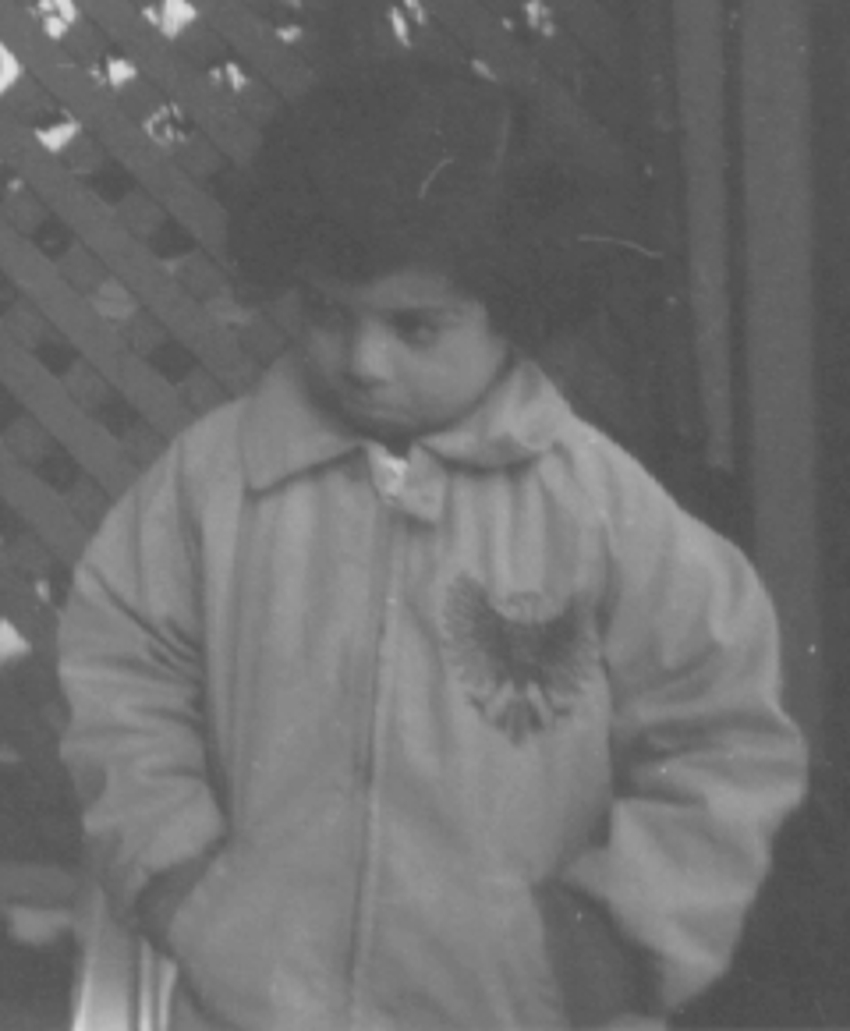
#> input picture CCF 394 - PDI/Aula 2/Questão 1/menina.jpg, 850 x 1031 px
$ python menina.py
#> lines starting #> are read from the running program, lines starting #| are printed output that depends on the picture
import cv2
import matplotlib.pyplot as plt

#transformar em cinza e depois equalizar
menina = cv2.imread('menina.jpg')
#> menina is the input picture: shape (1031, 850, 3); min 74, max 225, mean 110.3
meninaCinza = cv2.cvtColor(menina, cv2.COLOR_BGR2GRAY)

meninaEqualizada = cv2.equalizeHist(meninaCinza) #histogramas
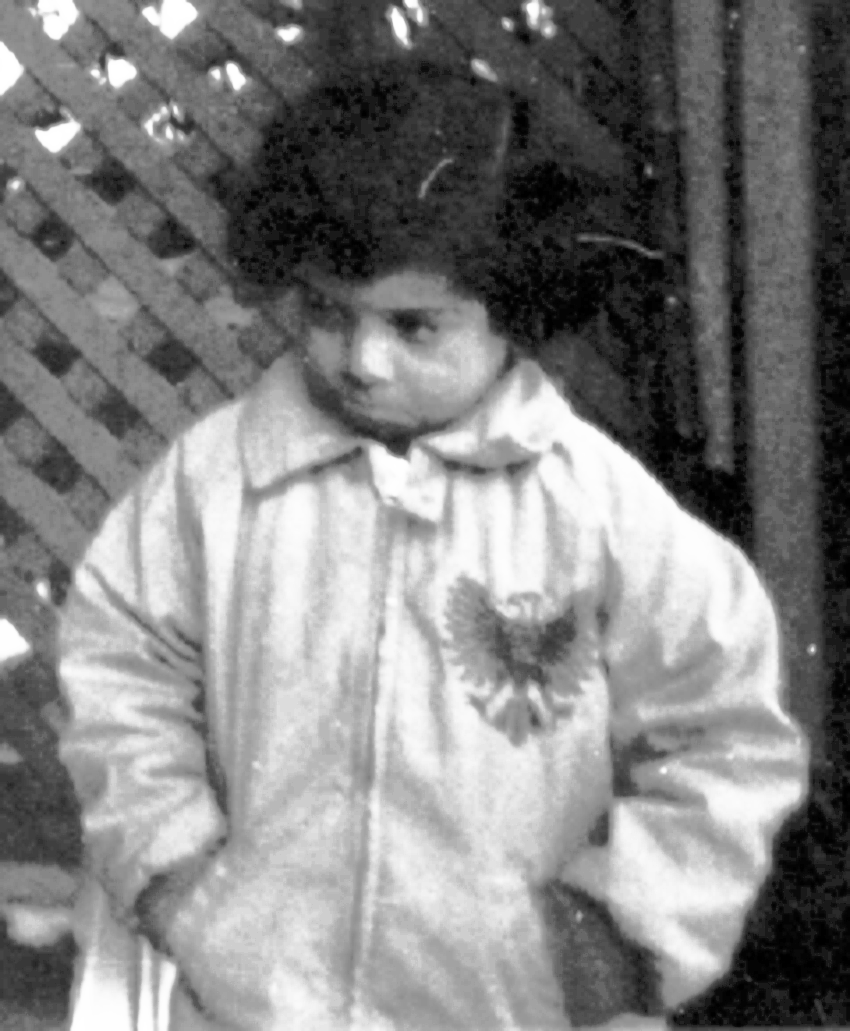
#> meninaEqualizada: shape (1031, 850); min 0, max 255, mean 129.6

#preparar histogramas
plt.hist(meninaCinza.ravel(), 256, [0, 256])
plt.hist(meninaEqualizada.ravel(), 256, [0, 256])
plt.show()
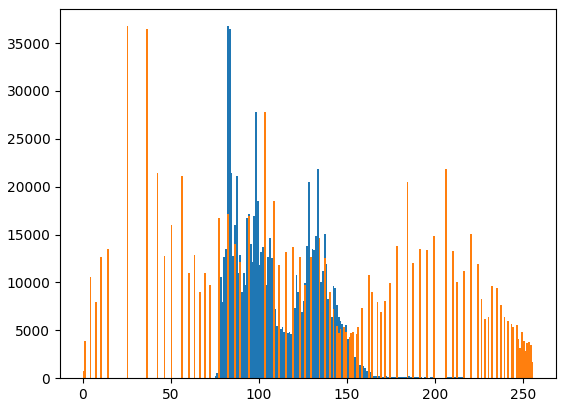
#> figure drawn by matplotlib, 1 panel; tallest bar 36765 high, from x = 82 to 83; tallest bar 36765 high, from x = 25 to 26

#mostrar imagens
cv2.imshow('resultado', meninaEqualizada)
cv2.imwrite('menina_equa.png', meninaEqualizada)
cv2.imshow('original', meninaCinza)
cv2.imwrite('menina_ori.png', meninaCinza)
cv2.waitKey(0)
cv2.destroyAllWindows()
